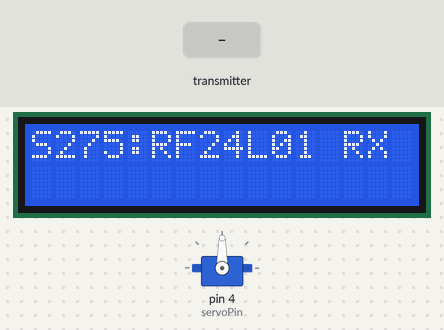
Bench run of a sketch on a simulated Arduino Uno, built with avr-gcc and run on an emulated ATmega328P. Parts: servo, 16×2 character LCD. The inputs (shaded band) are chosen by the test bench. No radio packets arrive unless stated; what the sketch prints to the serial monitor is not drawn.

Above: at 2.2 s.
2.3 s: the transmitter starts sending text.0 = 1023
At 3.2 s:
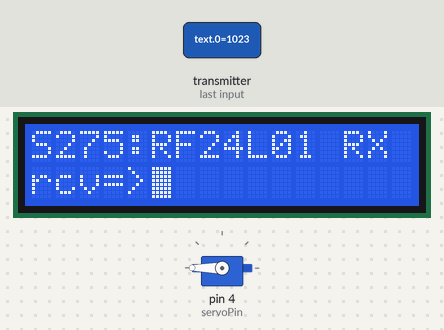
3.8 s: the transmitter starts sending text.1 = 1023
At 5.0 s:
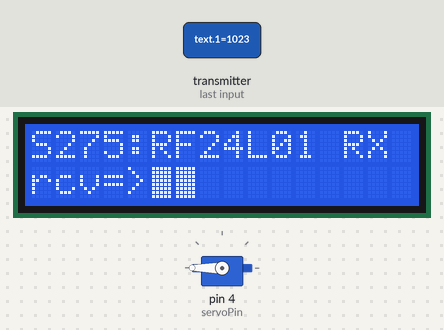
5.3 s: the transmitter starts sending text.2 = 1023
At 6.5 s:
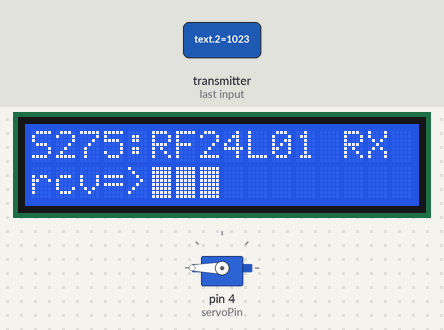
6.8 s: the transmitter starts sending text.3 = 1023
At 7.5 s:
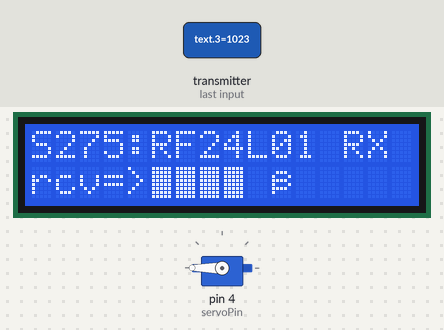
8.3 s: the transmitter starts sending text.0 = 0
At 9.6 s:
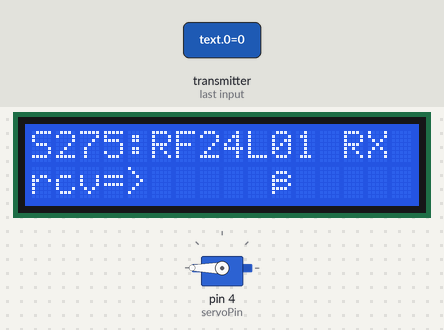
Timing chart, 0 to 10.8 s (numbered marks = the images above; inputs shaded):
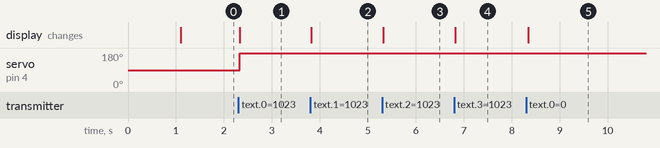

The sketch:

RF24_RX.ino
```cpp
#include <Wire.h>
#include <LiquidCrystal_I2C.h>
#include <SPI.h>
#include <nRF24L01.h>
#include <RF24.h>
#include <Servo.h>

LiquidCrystal_I2C lcd(0x27,16,2);  // set the LCD address to 0x20 for a 16 chars and 2 line display

RF24 radio(7, 8); // SPI Bus CE, CSN
const byte address[6] = "00001"; // TX = RX same address

Servo myservo;
int servoPin = 4;

void setup() {

  Serial.begin(9600);

  radio.begin();
  radio.openReadingPipe(0, address);
  radio.setPALevel(RF24_PA_MIN); // Power Level : accoding to distance : RF24_PA_MIN / RF24_PA_LOW / RF24_PA_HIGH / RF24_PA_MAX

  radio.startListening(); // RX

  myservo.attach(servoPin);

  lcd.init(); // initialize the lcd
  lcd.backlight();
  lcd.print("start LCD1602");
  delay(1000);
  lcd.clear();

}

void loop() {
  lcd.setCursor(0,0);
  lcd.print("S275:RF24L01 RX");

  lcd.setCursor(0, 1);
  if (radio.available()) {
    char text[4] = "";

    radio.read(&text, sizeof(text));
    Serial.println(text);

    lcd.print("rcv=>" + String(text) + "     ");

    int value = atoi(text);
     myservo.write(180-value);
  }

  delay(10);

}
```

Measured:
- after the input at 2.3 s, servo on pin 4 (servoPin): 90° → 180° at once; the display: changes at once (image 1)
- after the input at 3.8 s, the display: changes at once (image 2)
- after the input at 5.3 s, the display: changes at once (image 3)
- after the input at 6.8 s, the display: changes at once (image 4)
- after the input at 8.3 s, the display: changes after 0.05 s (image 5)
